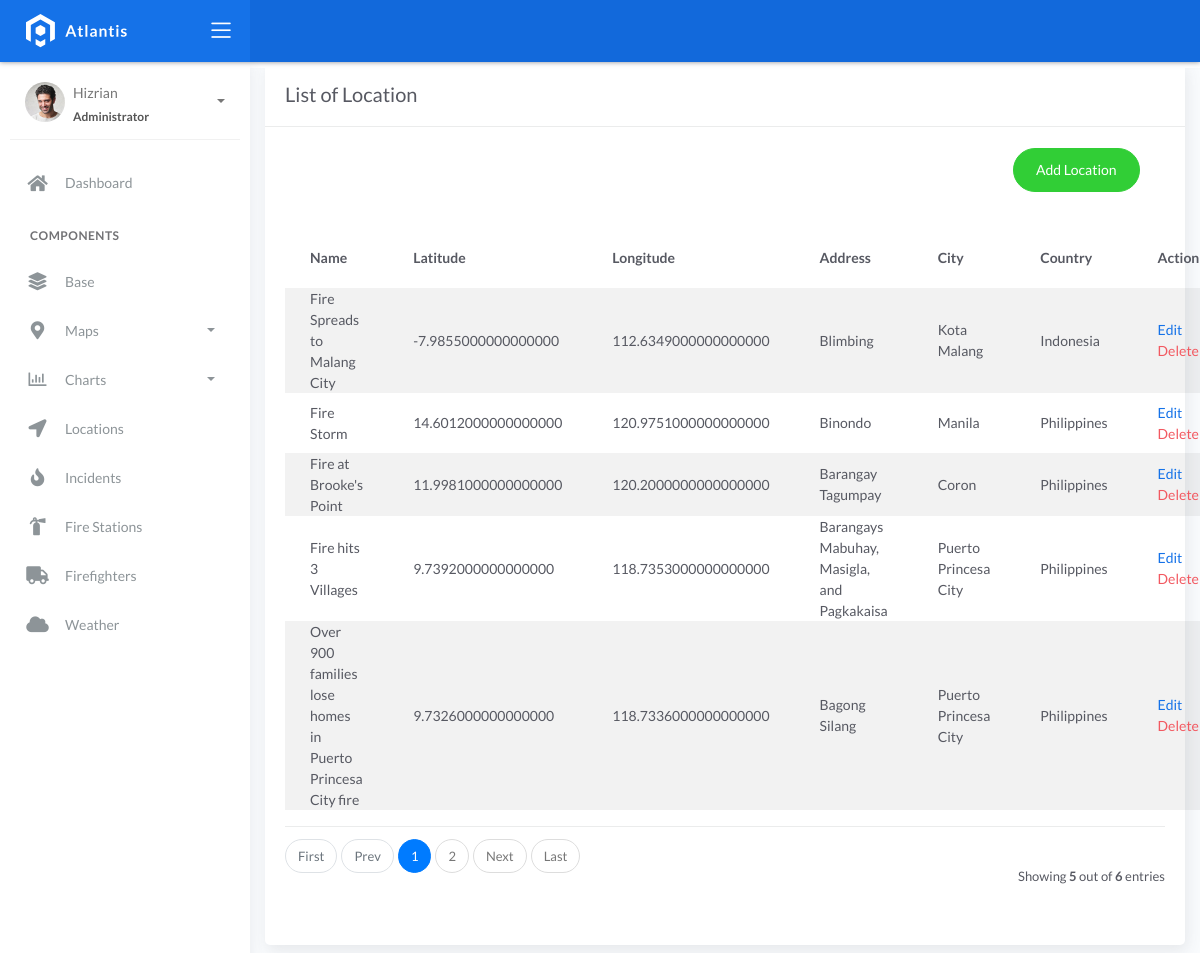
Screenshot of /location_list with the database file from the repository.
### fire/models.py (models this page shows, shortened)
class BaseModel(models.Model):
    created_at = models.DateTimeField(auto_now_add=True, db_index=True)
    updated_at = models.DateTimeField(auto_now=True)
    class Meta:
        abstract = True

class Locations(BaseModel):
    name = models.CharField(max_length=150)
    latitude = models.DecimalField(
        max_digits=22, decimal_places=16, null=True, blank=True)
    longitude = models.DecimalField(
        max_digits=22, decimal_places=16, null=True, blank=True)
    address = models.CharField(max_length=150)
    city = models.CharField(max_length=150)  # can be in separate table
    country = models.CharField(max_length=150)  # can be in separate table

### fire/views.py (the view)
# urls.py: path('location_list', LocationListView.as_view(), name='location-list'),
class LocationListView(ListView):
    model = Locations
    context_object_name = 'location'
    template_name = "location_list.html"
    paginate_by = 5
    ordering = ['name']

### templates/location_list.html (shortened to what this page needs)
{% extends 'base.html' %}" {% load static %} {% block content %}
<div class="content">
    <div class="container-fluid">
        <div class="row">
            <div class="col-md-12">
                <div class="card">
                    <div class="card-header">
                        <div class="card-title">List of Location</div>
                    </div>
                    <br/>
                        <div class="col-md-12 row">
                            <div class="col-md-6">
                            </div>
                            <div class="col-md-6">
                                <div class="pull-right">
                                    <a href="{% url 'location-add' %}" class="btn btn-success btn-rounded">Add Location</a>
                                </div>
                            </div>
                        </div>
                    <div class="card-body">
                        <table class="table table-striped mt-3">
                            <thead>
                                <tr>
                                    <th scope="col">Name</th>
                                    <th scope="col">Latitude</th>
                                    <th scope="col">Longitude</th>
                                    <th scope="col">Address</th>
                                    <th scope="col">City</th>
                                    <th scope="col">Country</th>
                                    <th scope="col">Action</th>
                                </tr>
                            </thead>
                            <tbody>
                                {% for object in object_list %}
                                <tr>
                                    <td>{{ object.name }}</td>
                                    <td>{{ object.latitude }}</td>
                                    <td>{{ object.longitude }}</td>
                                    <td>{{ object.address }}</td>
                                    <td>{{ object.city }}</td>
                                    <td>{{ object.country }}</td>
                                    <td>
                                        <a href="location_list/{{ object.id }}">Edit</a></br>
                                        <a href="location_list/{{ object.id }}/delete" class="text-danger">Delete</a>
                                    </td>
                                </tr>
                                {% empty %}
                                <tr>
                                    <td colspan="4" style="text-align: center">
                                        <p class="text-sm font-weight-bold mb-0">No records Found</p>
                                    </td>
                                </tr>
                                {% endfor %}
                            </tbody>
                        </table>
                        {% include 'includes/pagination.html' %}
                    </div>
                </div>
            </div>
        </div>
    </div>
</div>
{% endblock %}

### rows the page displays
Locations: name "Fire Spreads to Malang City", latitude "-7.9855000000000000", longitude "112.6349000000000000", address "Blimbing", city "Kota Malang", country "Indonesia"
Locations: name "Fire Storm", latitude "14.6012000000000000", longitude "120.9751000000000000", address "Binondo", city "Manila", country "Philippines"
Locations: name "Fire at Brooke's Point", latitude "11.9981000000000000", longitude "120.2000000000000000", address "Barangay Tagumpay", city "Coron", country "Philippines"
Locations: name "Fire hits 3 Villages", latitude "9.7392000000000000", longitude "118.7353000000000000", address "Barangays Mabuhay, Masigla, and Pagkakaisa", city "Puerto Princesa City", country "Philippines"
Locations: name "Over 900 families lose homes in Puerto Princesa City fire", latitude "9.7326000000000000", longitude "118.7336000000000000", address "Bagong Silang", city "Puerto Princesa City", country "Philippines"

### other values shown
{{ page_num }} "1"
{{ page_num }} "2"
{{ object_list.count }} "5"
{{ paginator.count }} "6"
